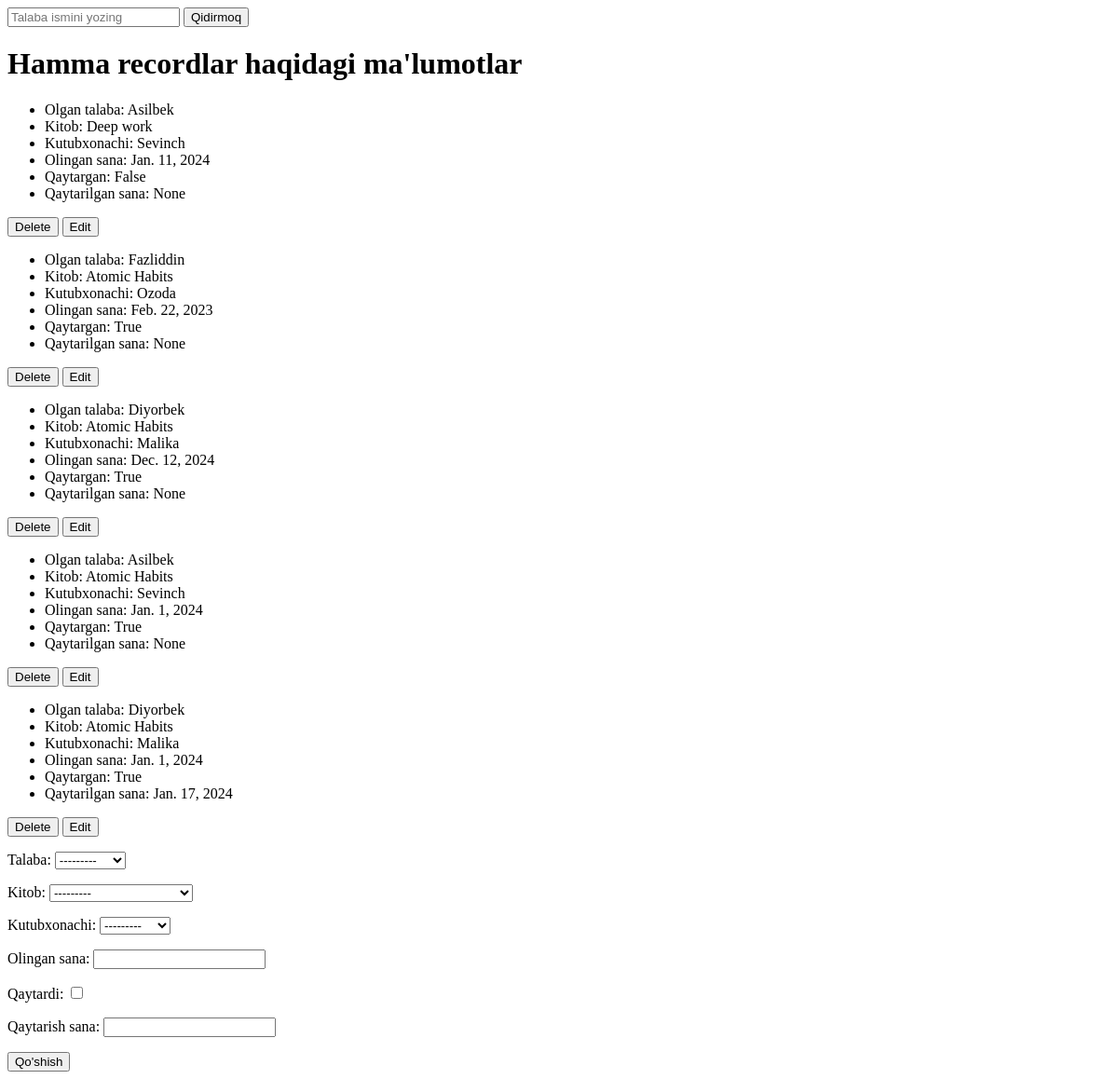
The app's page /hamma_recordlar/, older data.
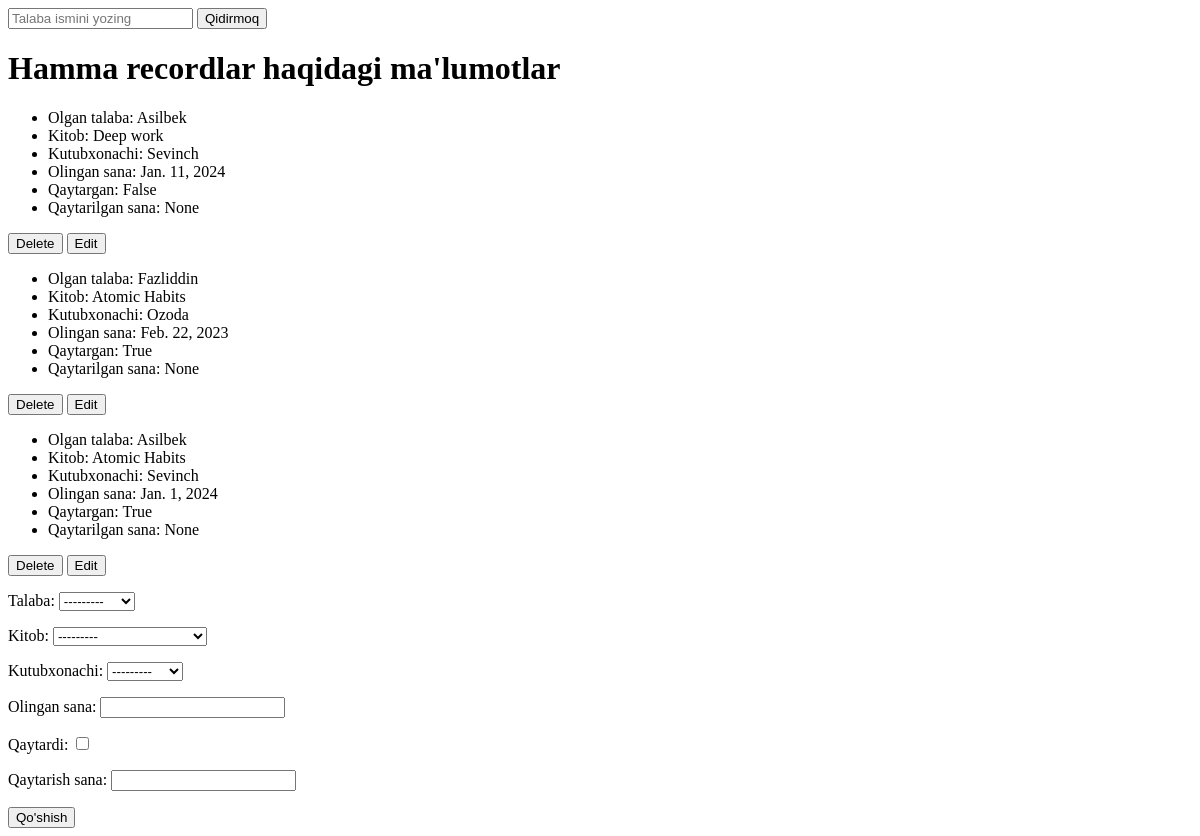
The same page, newer data.
### Asosiy/models.py (models this page shows, shortened)
class Record(models.Model):
    talaba=models.ForeignKey(Talaba, on_delete=models.CASCADE)
    Kitob=models.ForeignKey(Kitob, on_delete=models.CASCADE)
    kutubxonachi=models.ForeignKey(Kutubxonachi, on_delete=models.CASCADE)
    olingan_sana=models.DateField()
    qaytardi=models.BooleanField(default=False)
    qaytarish_sana=models.DateField(null=True, blank=True)

class Talaba(models.Model):
    ism=models.CharField(max_length=20)
    kurs=models.PositiveIntegerField()
    kitob_soni=models.PositiveIntegerField()
    def __str__(self):
        return self.ism

class Kitob(models.Model):
    nom=models.CharField(max_length=20)
    janr=models.CharField(max_length=20)
    sahifa=models.PositiveIntegerField()
    muallif=models.ForeignKey(Muallif, on_delete=models.CASCADE)
    def __str__(self):
        return self.nom

class Kutubxonachi(models.Model):
    ism=models.CharField(max_length=20, null=True)
    ish_vaqti=models.CharField(max_length=50)
    def __str__(self):
        return self.ism

### Asosiy/views.py (the view)
# urls.py: path('hamma_recordlar/', hamma_recordlar),
def hamma_recordlar(request):
    if request.method == 'POST':
        d=RecordForm(request.POST)
        if d.is_valid():
            d.save()
        return redirect("/hamma_recordlar/")
    natija = Record.objects.all()
    kiritilgan_ism = request.GET.get("talaba_ismi")
    if kiritilgan_ism is not None:
        natija = Record.objects.filter(talaba__ism__contains=kiritilgan_ism)
    data = {
        "kitoblar": Kitob.objects.all(),
        "kutubxonachi": Kutubxonachi.objects.all(),
        "talabalar": Talaba.objects.all(),
        "record": natija,
        'form': RecordForm()
    }
    return render(request, "Records.html", data)

### Asosiy/forms.py
class RecordForm(forms.ModelForm):
    class Meta:
        model=Record
        fields='__all__'

### templates/Records.html (shortened to what this page needs)
<!DOCTYPE html>
<html lang="en">
<head>
</head>
<body>
    <form method="get">
        <input name="talaba_ismi" type="text" placeholder="Talaba ismini yozing">
        <button>Qidirmoq</button>
    </form>
    <h1>Hamma recordlar haqidagi ma'lumotlar</h1>
    {%for r in record%}
    <ul>
        <li>
            Olgan talaba: {{r.talaba}}
        </li>
        <li>
            Kitob: {{r.Kitob}}
        </li>
        <li>
            Kutubxonachi: {{r.kutubxonachi}}
        </li>
        <li>
            Olingan sana: {{r.olingan_sana}}
        </li>
        <li>
            Qaytargan: {{r.qaytardi}}
        </li>
        <li>
            Qaytarilgan sana: {{r.qaytarish_sana}}
        </li>
    </ul>
    <a href="/recordni_ochirish/{{r.id}}/"><button>Delete</button></a>
    <a href="/recordlar/{{r.id}}/tahrirlash/"><button>Edit</button></a>
{%endfor%}
    <form method="post"> {%csrf_token%}
        {{form.as_p}}
        <button>Qo'shish</button>
    </form>
</body>
</html>

Row changes from the older to the newer data that the page shows:
removed Record: talaba "Diyorbek", Kitob "Atomic Habits", kutubxonachi "Malika", olingan_sana "Dec. 12, 2024", qaytardi "True", qaytarish_sana "None"
removed Record: talaba "Diyorbek", Kitob "Atomic Habits", kutubxonachi "Malika", olingan_sana "Jan. 1, 2024", qaytardi "True", qaytarish_sana "Jan. 17, 2024"
